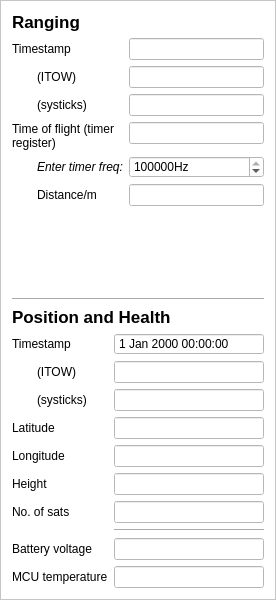
<?xml version="1.0" encoding="UTF-8"?>
<ui version="4.0">
 <class>toad_frame</class>
 <widget class="QFrame" name="toad_frame">
  <property name="geometry">
   <rect>
    <x>0</x>
    <y>0</y>
    <width>276</width>
    <height>600</height>
   </rect>
  </property>
  <property name="minimumSize">
   <size>
    <width>276</width>
    <height>600</height>
   </size>
  </property>
  <property name="windowTitle">
   <string>toad_frame</string>
  </property>
  <property name="styleSheet">
   <string notr="true">background-color: rgb(255, 255, 255);</string>
  </property>
  <property name="frameShape">
   <enum>QFrame::StyledPanel</enum>
  </property>
  <property name="frameShadow">
   <enum>QFrame::Raised</enum>
  </property>
  <layout class="QVBoxLayout" name="verticalLayout">
   <item>
    <layout class="QFormLayout" name="formLayout_ranging_2">
     <property name="sizeConstraint">
      <enum>QLayout::SetMaximumSize</enum>
     </property>
     <property name="fieldGrowthPolicy">
      <enum>QFormLayout::AllNonFixedFieldsGrow</enum>
     </property>
     <item row="0" column="0" colspan="2">
      <widget class="QLabel" name="label_ranging_title_2">
       <property name="maximumSize">
        <size>
         <width>640</width>
         <height>16777215</height>
        </size>
       </property>
       <property name="font">
        <font>
         <pointsize>13</pointsize>
         <weight>75</weight>
         <bold>true</bold>
        </font>
       </property>
       <property name="text">
        <string>Ranging</string>
       </property>
      </widget>
     </item>
     <item row="1" column="0">
      <widget class="QLabel" name="label_timestamp_2">
       <property name="text">
        <string>Timestamp</string>
       </property>
       <property name="indent">
        <number>-1</number>
       </property>
      </widget>
     </item>
     <item row="1" column="1">
      <widget class="QLineEdit" name="lineEdit_timestamp_2">
       <property name="maximumSize">
        <size>
         <width>500</width>
         <height>16777215</height>
        </size>
       </property>
       <property name="inputMethodHints">
        <set>Qt::ImhNone</set>
       </property>
       <property name="readOnly">
        <bool>true</bool>
       </property>
      </widget>
     </item>
     <item row="2" column="0">
      <widget class="QLabel" name="label_timestamp_itow_2">
       <property name="inputMethodHints">
        <set>Qt::ImhNone</set>
       </property>
       <property name="text">
        <string>(ITOW)</string>
       </property>
       <property name="indent">
        <number>25</number>
       </property>
      </widget>
     </item>
     <item row="2" column="1">
      <widget class="QLineEdit" name="lineEdit_timestamp_itow_3">
       <property name="maximumSize">
        <size>
         <width>500</width>
         <height>16777215</height>
        </size>
       </property>
       <property name="inputMethodHints">
        <set>Qt::ImhDigitsOnly</set>
       </property>
       <property name="readOnly">
        <bool>true</bool>
       </property>
      </widget>
     </item>
     <item row="3" column="0">
      <widget class="QLabel" name="label_timestamp_systicks_2">
       <property name="text">
        <string>(systicks)</string>
       </property>
       <property name="indent">
        <number>25</number>
       </property>
      </widget>
     </item>
     <item row="3" column="1">
      <widget class="QLineEdit" name="lineEdit_timestamp_systicks_2">
       <property name="maximumSize">
        <size>
         <width>500</width>
         <height>16777215</height>
        </size>
       </property>
       <property name="inputMethodHints">
        <set>Qt::ImhDigitsOnly</set>
       </property>
       <property name="readOnly">
        <bool>true</bool>
       </property>
      </widget>
     </item>
     <item row="4" column="0">
      <widget class="QLabel" name="label_tof_2">
       <property name="text">
        <string>Time of flight (timer register)</string>
       </property>
       <property name="wordWrap">
        <bool>true</bool>
       </property>
       <property name="indent">
        <number>-1</number>
       </property>
      </widget>
     </item>
     <item row="4" column="1">
      <widget class="QLineEdit" name="lineEdit_tof_2">
       <property name="maximumSize">
        <size>
         <width>500</width>
         <height>16777215</height>
        </size>
       </property>
       <property name="readOnly">
        <bool>true</bool>
       </property>
      </widget>
     </item>
     <item row="5" column="0">
      <widget class="QLabel" name="label_timerfreq_2">
       <property name="font">
        <font>
         <italic>true</italic>
        </font>
       </property>
       <property name="text">
        <string>Enter timer freq:</string>
       </property>
       <property name="indent">
        <number>25</number>
       </property>
      </widget>
     </item>
     <item row="5" column="1">
      <widget class="QSpinBox" name="spinBox_timerfreq_2">
       <property name="maximumSize">
        <size>
         <width>500</width>
         <height>16777215</height>
        </size>
       </property>
       <property name="suffix">
        <string>Hz</string>
       </property>
       <property name="maximum">
        <number>99999999</number>
       </property>
       <property name="singleStep">
        <number>1000</number>
       </property>
       <property name="value">
        <number>84000000</number>
       </property>
      </widget>
     </item>
     <item row="6" column="0">
      <widget class="QLabel" name="label_distance_2">
       <property name="text">
        <string>Distance/m</string>
       </property>
       <property name="alignment">
        <set>Qt::AlignLeading|Qt::AlignLeft|Qt::AlignVCenter</set>
       </property>
       <property name="indent">
        <number>25</number>
       </property>
      </widget>
     </item>
     <item row="6" column="1">
      <widget class="QLineEdit" name="lineEdit_distance_2">
       <property name="maximumSize">
        <size>
         <width>500</width>
         <height>16777215</height>
        </size>
       </property>
       <property name="readOnly">
        <bool>true</bool>
       </property>
      </widget>
     </item>
    </layout>
   </item>
   <item>
    <widget class="Line" name="line_2">
     <property name="orientation">
      <enum>Qt::Horizontal</enum>
     </property>
    </widget>
   </item>
   <item>
    <layout class="QFormLayout" name="formLayout_pos_2">
     <property name="sizeConstraint">
      <enum>QLayout::SetMaximumSize</enum>
     </property>
     <property name="fieldGrowthPolicy">
      <enum>QFormLayout::AllNonFixedFieldsGrow</enum>
     </property>
     <item row="0" column="0" colspan="2">
      <widget class="QLabel" name="label_pos_2">
       <property name="maximumSize">
        <size>
         <width>640</width>
         <height>16777215</height>
        </size>
       </property>
       <property name="font">
        <font>
         <pointsize>13</pointsize>
         <weight>75</weight>
         <bold>true</bold>
        </font>
       </property>
       <property name="text">
        <string>Position and Health</string>
       </property>
      </widget>
     </item>
     <item row="1" column="0">
      <widget class="QLabel" name="label_pos_timestamp_2">
       <property name="minimumSize">
        <size>
         <width>136</width>
         <height>0</height>
        </size>
       </property>
       <property name="text">
        <string>Timestamp</string>
       </property>
       <property name="indent">
        <number>-1</number>
       </property>
      </widget>
     </item>
     <item row="1" column="1">
      <widget class="QDateTimeEdit" name="dateTimeEdit_2">
       <property name="maximumSize">
        <size>
         <width>500</width>
         <height>16777215</height>
        </size>
       </property>
       <property name="readOnly">
        <bool>true</bool>
       </property>
       <property name="buttonSymbols">
        <enum>QAbstractSpinBox::NoButtons</enum>
       </property>
       <property name="timeSpec">
        <enum>Qt::UTC</enum>
       </property>
      </widget>
     </item>
     <item row="2" column="0">
      <widget class="QLabel" name="label_pos_itow_2">
       <property name="text">
        <string>(ITOW)</string>
       </property>
       <property name="indent">
        <number>25</number>
       </property>
      </widget>
     </item>
     <item row="2" column="1">
      <widget class="QLineEdit" name="lineEdit_timestamp_itow_4">
       <property name="maximumSize">
        <size>
         <width>500</width>
         <height>16777215</height>
        </size>
       </property>
       <property name="readOnly">
        <bool>true</bool>
       </property>
      </widget>
     </item>
     <item row="3" column="0">
      <widget class="QLabel" name="label_pos_systicks_2">
       <property name="text">
        <string>(systicks)</string>
       </property>
       <property name="indent">
        <number>25</number>
       </property>
      </widget>
     </item>
     <item row="3" column="1">
      <widget class="QLineEdit" name="lineEdit_timestamp_st_2">
       <property name="maximumSize">
        <size>
         <width>500</width>
         <height>16777215</height>
        </size>
       </property>
       <property name="readOnly">
        <bool>true</bool>
       </property>
      </widget>
     </item>
     <item row="4" column="0">
      <widget class="QLabel" name="label_lat_2">
       <property name="text">
        <string>Latitude</string>
       </property>
      </widget>
     </item>
     <item row="4" column="1">
      <widget class="QLineEdit" name="lineEdit_lat_2">
       <property name="maximumSize">
        <size>
         <width>500</width>
         <height>16777215</height>
        </size>
       </property>
       <property name="readOnly">
        <bool>true</bool>
       </property>
      </widget>
     </item>
     <item row="5" column="0">
      <widget class="QLabel" name="label_lon_2">
       <property name="text">
        <string>Longitude</string>
       </property>
      </widget>
     </item>
     <item row="5" column="1">
      <widget class="QLineEdit" name="lineEdit_lon_2">
       <property name="maximumSize">
        <size>
         <width>500</width>
         <height>16777215</height>
        </size>
       </property>
       <property name="readOnly">
        <bool>true</bool>
       </property>
      </widget>
     </item>
     <item row="6" column="0">
      <widget class="QLabel" name="label_height_2">
       <property name="text">
        <string>Height</string>
       </property>
      </widget>
     </item>
     <item row="6" column="1">
      <widget class="QLineEdit" name="lineEdit_height_2">
       <property name="maximumSize">
        <size>
         <width>500</width>
         <height>16777215</height>
        </size>
       </property>
       <property name="readOnly">
        <bool>true</bool>
       </property>
      </widget>
     </item>
     <item row="7" column="0">
      <widget class="QLabel" name="label_numsat_2">
       <property name="text">
        <string>No. of sats</string>
       </property>
      </widget>
     </item>
     <item row="7" column="1">
      <widget class="QLineEdit" name="lineEdit_num_sat_2">
       <property name="maximumSize">
        <size>
         <width>500</width>
         <height>16777215</height>
        </size>
       </property>
       <property name="readOnly">
        <bool>true</bool>
       </property>
      </widget>
     </item>
     <item row="8" column="1">
      <widget class="Line" name="line_3">
       <property name="sizePolicy">
        <sizepolicy hsizetype="Maximum" vsizetype="Fixed">
         <horstretch>0</horstretch>
         <verstretch>0</verstretch>
        </sizepolicy>
       </property>
       <property name="maximumSize">
        <size>
         <width>500</width>
         <height>16777215</height>
        </size>
       </property>
       <property name="orientation">
        <enum>Qt::Horizontal</enum>
       </property>
      </widget>
     </item>
     <item row="9" column="0">
      <widget class="QLabel" name="label_batt_v_2">
       <property name="text">
        <string>Battery voltage</string>
       </property>
      </widget>
     </item>
     <item row="9" column="1">
      <widget class="QLineEdit" name="lineEdit_batt_v_2">
       <property name="maximumSize">
        <size>
         <width>500</width>
         <height>16777215</height>
        </size>
       </property>
       <property name="readOnly">
        <bool>true</bool>
       </property>
      </widget>
     </item>
     <item row="10" column="0">
      <widget class="QLabel" name="label_cpu_temp_2">
       <property name="text">
        <string>MCU temperature</string>
       </property>
      </widget>
     </item>
     <item row="10" column="1">
      <widget class="QLineEdit" name="lineEdit_cpu_temp_2">
       <property name="maximumSize">
        <size>
         <width>500</width>
         <height>16777215</height>
        </size>
       </property>
       <property name="readOnly">
        <bool>true</bool>
       </property>
      </widget>
     </item>
    </layout>
   </item>
  </layout>
 </widget>
 <resources/>
 <connections/>
</ui>
